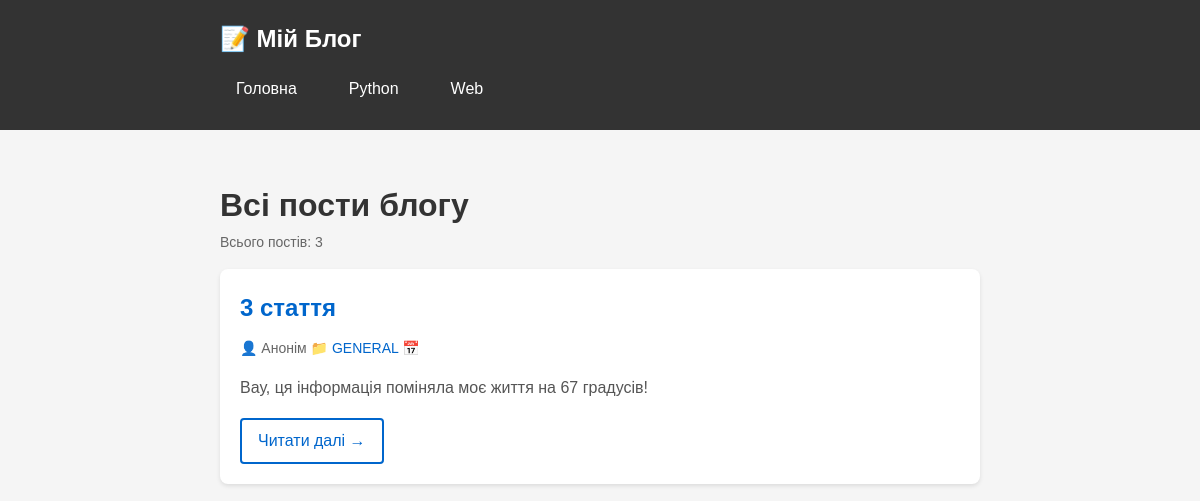
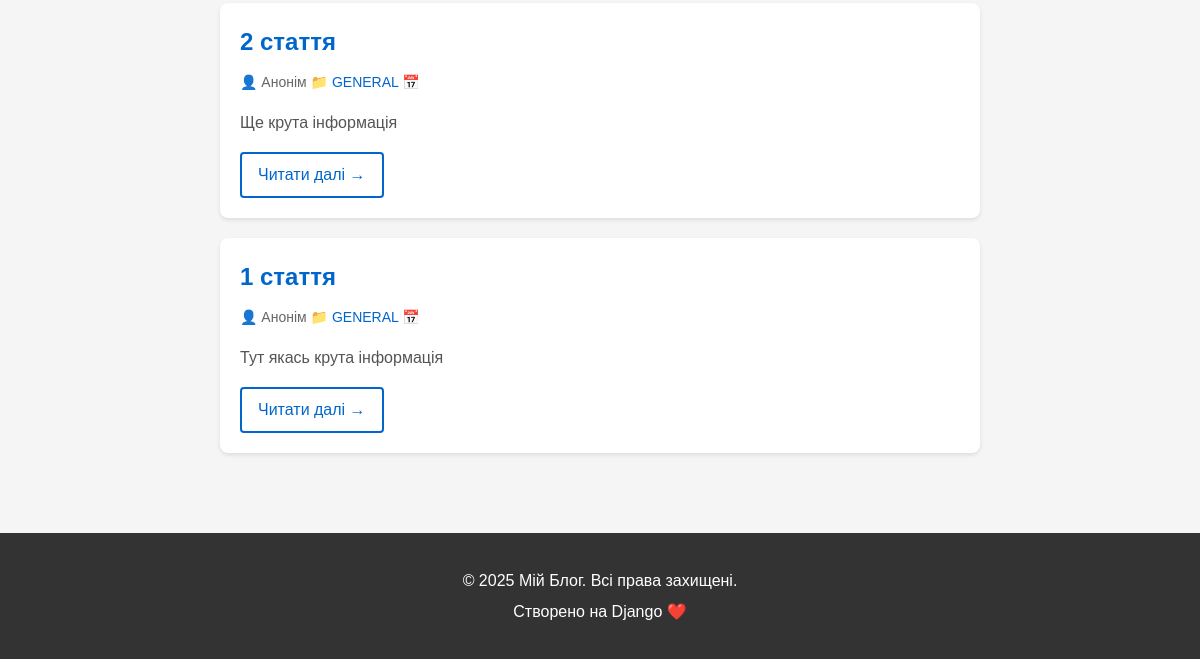
/blog/, run on an earlier commit of the app's database (2 pictures, top to bottom).
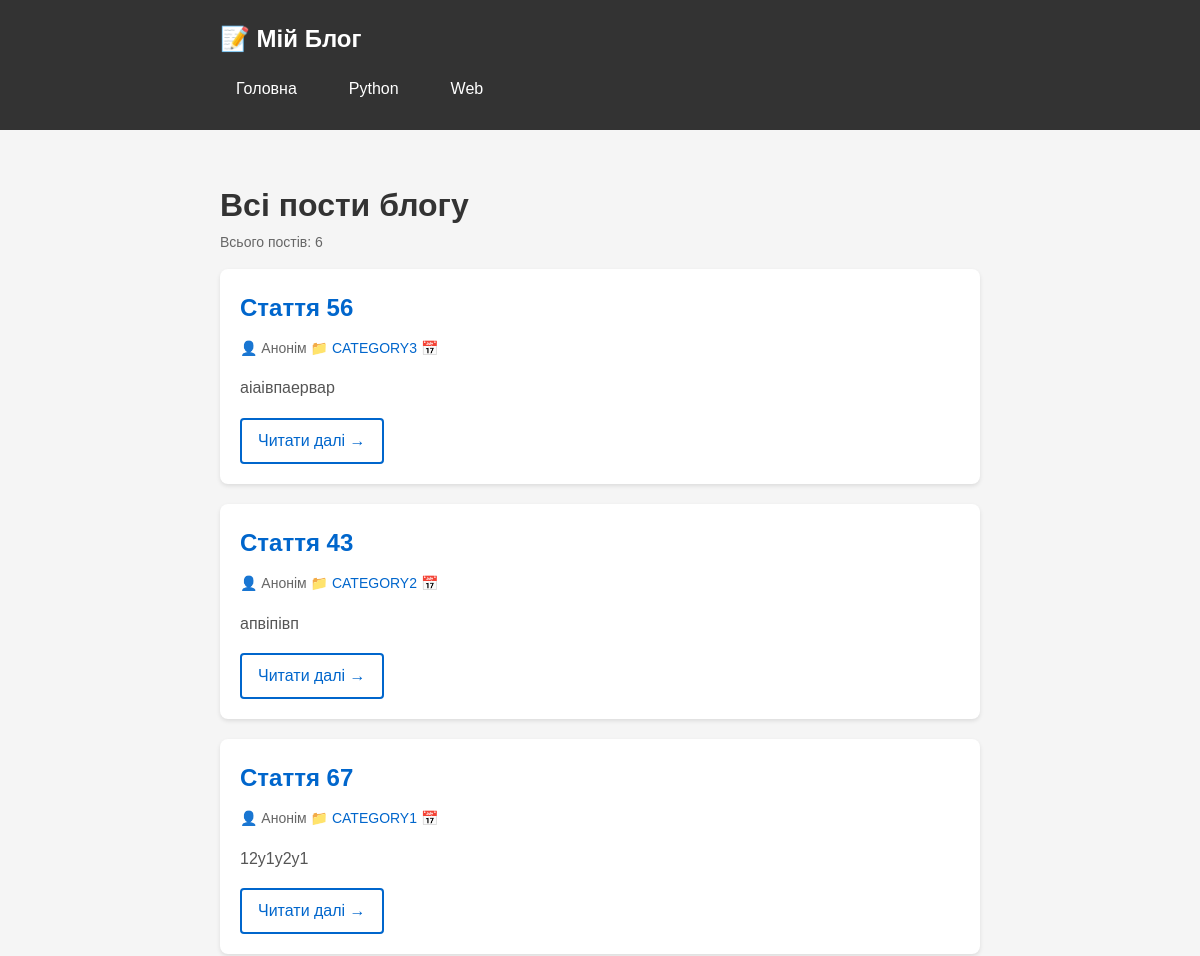
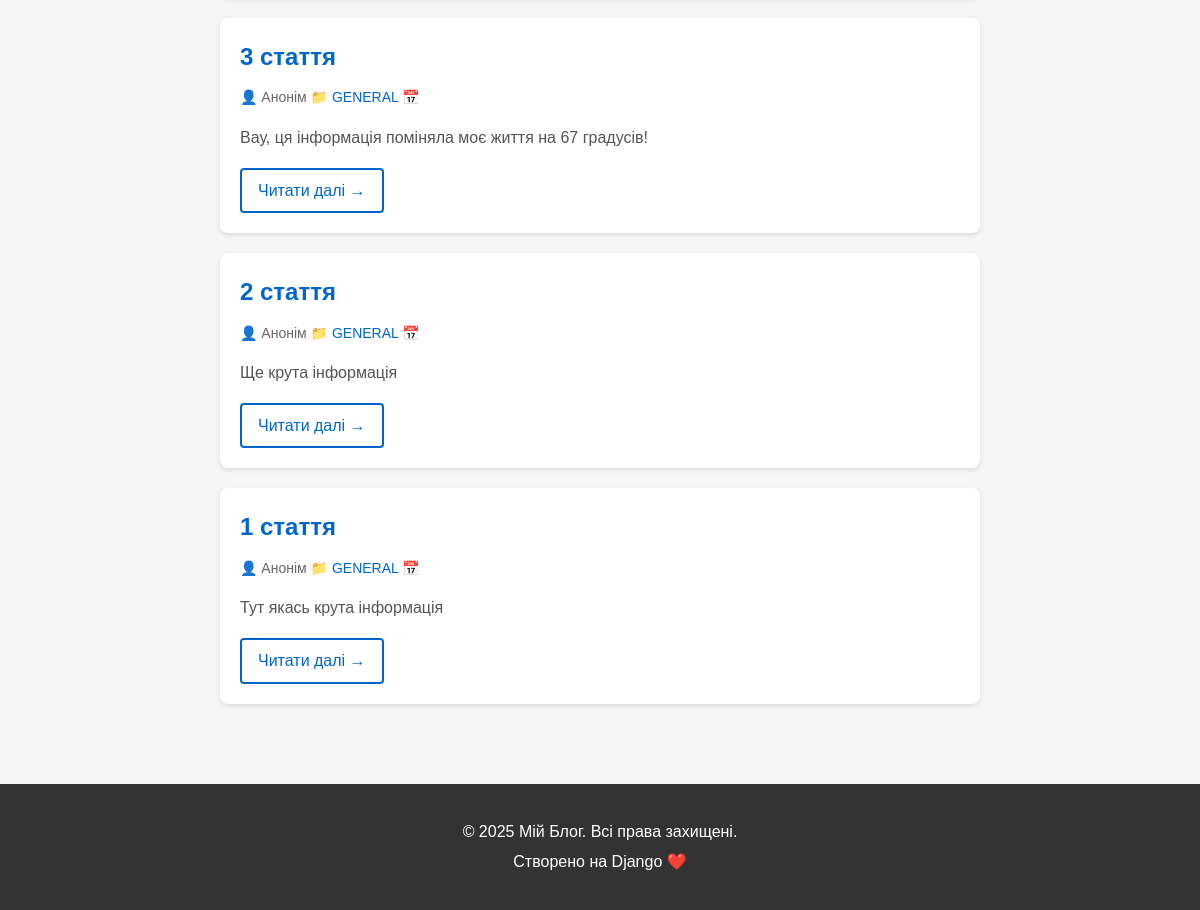
And on a later commit of the database (2 pictures, top to bottom).
### blog/models.py (models this page shows, shortened)
class Article(models.Model):
    title = models.CharField(max_length=200)
    content = models.TextField()
    created_at = models.DateTimeField(auto_now_add=True)
    category = models.CharField(max_length=100, default='general')
    author = models.CharField(max_length=100, default= 'Анонім')
    is_published = models.BooleanField(default=False)

### blog/views.py (the view)
# urls.py: path('', views.index, name='index'),
def index(request):
    return render(request, 'blog/index.html', {'posts': Article.objects.all().order_by('-created_at')})

### blog/templates/blog/index.html (shortened to what this page needs)
{% load static %}
<!DOCTYPE html>
<html lang="uk">
<head>
    <link rel="stylesheet" href="{% static 'blog/css/style.css' %}">
</head>
<body>
    <header class="header">
        <div class="container">
            <h1 class="logo">📝 Мій Блог</h1>
            <nav class="nav">
                <a href="{% url 'blog:index' %}">Головна</a>
                <a href="{% url 'blog:category' 'python' %}">Python</a>
                <a href="{% url 'blog:category' 'web' %}">Web</a>
            </nav>
        </div>
    </header>
    <main class="main">
        <div class="container">
            <h1>Всі пости блогу</h1>
            <p class="post-meta">Всього постів: {{ posts|length }}</p>
            {% for post in posts %}
                <div class="post-card">
                    <h2>
                        <a href="{% url 'blog:post_detail' post.id %}">
                            {{ post.title }}
                        </a>
                    </h2>
                    <div class="post-meta">
                        <span>👤 {{ post.author|title }}</span>
                        <span>📁 <a href="{% url 'blog:category' post.category %}">{{ post.category|upper }}</a></span>
                        <span>📅 {{ post.date }}</span>
                    </div>
                    <p class="post-content">
                        {{ post.content|truncatewords:30 }}
                    </p>
                    <a href="{% url 'blog:post_detail' post.id %}" class="read-more">
                        Читати далі →
                    </a>
                </div>
            {% empty %}
                <div class="post-card">
                    <p>Постів поки що немає. Додайте перший!</p>
                </div>
            {% endfor %}
        </div>
    </main>
    <footer class="footer">
        <div class="container">
            <p>© 2025 Мій Блог. Всі права захищені.</p>
            <p>Створено на Django ❤️</p>
        </div>
    </footer>
</body>
</html>

### blog/static/blog/css/style.css (style rules this page uses)
* { margin: 0; padding: 0; box-sizing: border-box; }
body { font-family: Arial, sans-serif; background: #f5f5f5; line-height: 1.6; color: #333; }
.container { max-width: 800px; margin: 0 auto; padding: 0 20px; }
.header { background: #333; color: white; padding: 20px 0; margin-bottom: 30px; }
.logo { margin-bottom: 10px; font-size: 24px; }
.nav { display: flex; gap: 20px; }
.nav a { color: white; text-decoration: none; padding: 8px 16px; border-radius: 4px; }
.main { min-height: 400px; padding: 20px 0; }
.post-card { background: white; padding: 20px; margin-bottom: 20px; border-radius: 8px; box-shadow: 0 2px 4px rgba(0,0,0,0.1); }
.post-card h2 { margin-bottom: 10px; color: #333; }
.post-card h2 a { color: #0066cc; text-decoration: none; }
.post-meta { color: #666; font-size: 14px; margin-bottom: 15px; }
.post-meta a { color: #0066cc; text-decoration: none; }
.post-content { color: #555; line-height: 1.8; margin-bottom: 15px; }
.read-more { color: #0066cc; text-decoration: none; font-weight: 500; padding: 8px 16px; border: 2px solid #0066cc; border-radius: 4px; display: inline-block; }
.footer { background: #333; color: white; padding: 30px 0; margin-top: 40px; text-align: center; }
.footer p { margin: 5px 0; }

What changed in the data, as far as the page shows it:
added Article: title "Стаття 56", author "Анонім", category "CATEGORY3", content "аіаівпаервар"
added Article: title "Стаття 43", author "Анонім", category "CATEGORY2", content "апвіпівп"
added Article: title "Стаття 67", author "Анонім", category "CATEGORY1", content "12у1у2у1"
Also different on the page:
{{ posts|length }}: "3" → "6"
